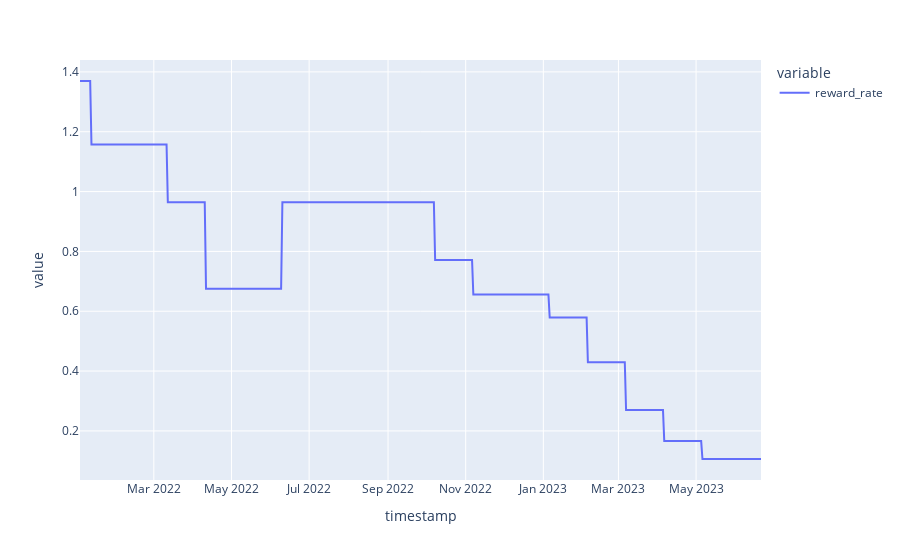

Write notebook code for a chart like this one.
### Markdown cell above
##### Reward rate data

### Code cell
stETH_ETH_incentive_rewards_df = pd.read_parquet(
    ROOT_DATA_DIR / 'raw_pool_data/curve_stETH_ETH/extra_rewards_df.parquet'
)
# quantity of LDO rewards issues per second 
px.line(stETH_ETH_incentive_rewards_df['reward_rate'])

### Figure 1 — Plotly figure (JSON) as saved in the notebook; plotly's stock layout.template omitted (floating-point values rounded to 4 significant figures; data arrays with more than 128 entries replaced by an {"elided": "..."} marker saying what was removed)
{"data": [{"hovertemplate": "variable=reward_rate<br>timestamp=%{x}<br>value=%{y}<extra></extra>", "legendgroup": "reward_rate", "line": {"color": "#636efa", "dash": "solid"}, "marker": {"symbol": "circle"}, "mode": "lines", "name": "reward_rate", "orientation": "v", "showlegend": true, "type": "scatter", "x": {"elided": "536 str values"}, "xaxis": "x", "y": {"elided": "536 float values"}, "yaxis": "y"}], "layout": {"legend": {"title": {"text": "variable"}, "tracegroupgap": 0}, "margin": {"t": 60}, "xaxis": {"anchor": "y", "domain": [0, 1], "title": {"text": "timestamp"}}, "yaxis": {"anchor": "x", "domain": [0, 1], "title": {"text": "value"}}}}
